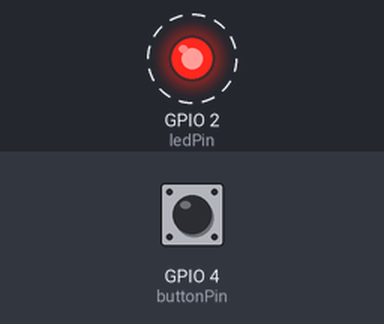
A program run on a simulated ESP32. Shown: output pins drawn as LEDs (lit = HIGH). Dashed ring = blinking. The inputs (shaded band) are chosen by the test bench; at power-on: GPIO 4 (buttonPin) HIGH. What the program prints to the serial monitor is not drawn.

Above: at 1.2 s.
1.3 s: GPIO 4 (buttonPin) pulled LOW for 0.15 s
Timing chart, 0 to 10.3 s (numbered marks = the images above; inputs shaded):
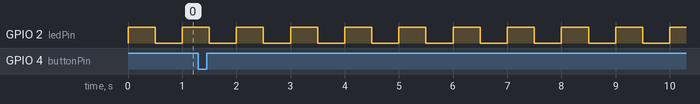

Measured:
- by itself, GPIO 2 (ledPin): alternates HIGH for 0.50 s and LOW for 0.50 s

The program:

main.cpp
```cpp
#include <Arduino.h>

// Define pins
const int ledPin = 2;
const int buttonPin = 4;

// 1. Define the Tasks (The "Jobs")
// This is the "Heartbeat" task. It runs independently.
// Task A: Blinks a red LED every 500ms (The "Heartbeat").
void TaskBlink(void *pvParameters) {
  pinMode(ledPin, OUTPUT);
  for (;;) { // Infinite loop for this task
    digitalWrite(ledPin, HIGH);
    vTaskDelay(500 / portTICK_PERIOD_MS); // Non-blocking delay!
    digitalWrite(ledPin, LOW);
    vTaskDelay(500 / portTICK_PERIOD_MS);
  }
}

// This is the "Input" task. It watches the button.
// Task B: Monitors a button. When pressed, it instantly prints a message without stopping the blinking.
void TaskButton(void *pvParameters) {
  pinMode(buttonPin, INPUT_PULLUP);
  for (;;) {
    if (digitalRead(buttonPin) == LOW) { // Button pressed (Active Low)
      Serial.println("INTERRUPT! Button Pressed!");
      // Simple debounce logic
      vTaskDelay(10 / portTICK_PERIOD_MS);
    }
    // Very important: yield to other tasks slightly so the CPU doesn't freeze
    vTaskDelay(10 / portTICK_PERIOD_MS);
  }
}

void setup() {
  Serial.begin(115200);

  /*
    (2)
    Create the Tasks
    xTaskCreate(Function, Name, Stack Size, Parameters, Priority, Handle);
  */
  xTaskCreate(TaskBlink, "Blink Task", 1000, NULL, 1, NULL);
  xTaskCreate(TaskButton,"Button Task", 1000, NULL, 1, NULL);

  Serial.println("System Started. Multitasking active...");
}

void loop() {
  // 3. The Empty Loop
  // In a Pro RTOS system, the loop() is often empty!
  // The tasks above are doing all the work.
}
```
